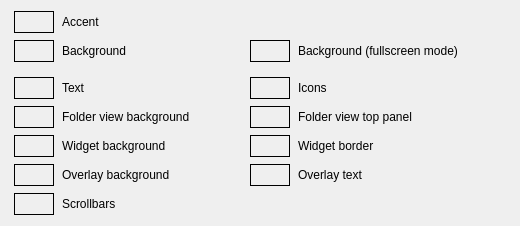
                <widget class="QWidget" name="colorsGroup" native="true">
                 <property name="accessibleName">
                  <string notr="true">SGroup</string>
                 </property>
                 <layout class="QVBoxLayout" name="verticalLayout_23">
                  <property name="spacing">
                   <number>7</number>
                  </property>
                  <property name="leftMargin">
                   <number>13</number>
                  </property>
                  <property name="topMargin">
                   <number>10</number>
                  </property>
                  <property name="rightMargin">
                   <number>13</number>
                  </property>
                  <property name="bottomMargin">
                   <number>10</number>
                  </property>
                  <item>
                   <widget class="QWidget" name="colorConfigSubgroup" native="true">
                    <layout class="QGridLayout" name="gridLayout_2">
                     <property name="leftMargin">
                      <number>1</number>
                     </property>
                     <property name="topMargin">
                      <number>1</number>
                     </property>
                     <property name="rightMargin">
                      <number>1</number>
                     </property>
                     <property name="bottomMargin">
                      <number>1</number>
                     </property>
                     <property name="horizontalSpacing">
                      <number>8</number>
                     </property>
                     <property name="verticalSpacing">
                      <number>7</number>
                     </property>
                     <item row="0" column="0">
                      <widget class="ColorSelectorButton" name="colorSelectorAccent">
                       <property name="sizePolicy">
                        <sizepolicy hsizetype="Fixed" vsizetype="Fixed">
                         <horstretch>0</horstretch>
                         <verstretch>0</verstretch>
                        </sizepolicy>
                       </property>
                       <property name="minimumSize">
                        <size>
                         <width>40</width>
                         <height>22</height>
                        </size>
                       </property>
                       <property name="cursor">
                        <cursorShape>PointingHandCursor</cursorShape>
                       </property>
                       <property name="accessibleName">
                        <string notr="true"/>
                       </property>
                       <property name="autoFillBackground">
                        <bool>true</bool>
                       </property>
                       <property name="frameShape">
                        <enum>QFrame::Box</enum>
                       </property>
                       <property name="text">
                        <string/>
                       </property>
                      </widget>
                     </item>
                     <item row="3" column="2">
                      <widget class="ColorSelectorButton" name="colorSelectorIcons">
                       <property name="sizePolicy">
                        <sizepolicy hsizetype="Fixed" vsizetype="Fixed">
                         <horstretch>0</horstretch>
                         <verstretch>0</verstretch>
                        </sizepolicy>
                       </property>
                       <property name="minimumSize">
                        <size>
                         <width>40</width>
                         <height>22</height>
                        </size>
                       </property>
                       <property name="accessibleName">
                        <string notr="true"/>
                       </property>
                       <property name="autoFillBackground">
                        <bool>true</bool>
                       </property>
                       <property name="frameShape">
                        <enum>QFrame::Box</enum>
                       </property>
                       <property name="text">
                        <string notr="true"/>
                       </property>
                      </widget>
                     </item>
                     <item row="1" column="2">
                      <widget class="ColorSelectorButton" name="colorSelectorFullscreen">
                       <property name="sizePolicy">
                        <sizepolicy hsizetype="Fixed" vsizetype="Fixed">
                         <horstretch>0</horstretch>
                         <verstretch>0</verstretch>
                        </sizepolicy>
                       </property>
                       <property name="minimumSize">
                        <size>
                         <width>40</width>
                         <height>22</height>
                        </size>
                       </property>
                       <property name="cursor">
                        <cursorShape>PointingHandCursor</cursorShape>
                       </property>
                       <property name="accessibleName">
                        <string notr="true"/>
                       </property>
                       <property name="autoFillBackground">
                        <bool>true</bool>
                       </property>
                       <property name="frameShape">
                        <enum>QFrame::Box</enum>
                       </property>
                       <property name="text">
                        <string notr="true"/>
                       </property>
                      </widget>
                     </item>
                     <item row="1" column="0">
                      <widget class="ColorSelectorButton" name="colorSelectorBackground">
                       <property name="sizePolicy">
                        <sizepolicy hsizetype="Fixed" vsizetype="Fixed">
                         <horstretch>0</horstretch>
                         <verstretch>0</verstretch>
                        </sizepolicy>
                       </property>
                       <property name="minimumSize">
                        <size>
                         <width>40</width>
                         <height>22</height>
                        </size>
                       </property>
                       <property name="cursor">
                        <cursorShape>PointingHandCursor</cursorShape>
                       </property>
                       <property name="accessibleName">
                        <string notr="true"/>
                       </property>
                       <property name="autoFillBackground">
                        <bool>true</bool>
                       </property>
                       <property name="frameShape">
                        <enum>QFrame::Box</enum>
                       </property>
                       <property name="text">
                        <string/>
                       </property>
                      </widget>
                     </item>
                     <item row="3" column="4">
                      <spacer name="horizontalSpacer_28">
                       <property name="orientation">
                        <enum>Qt::Horizontal</enum>
                       </property>
                       <property name="sizeHint" stdset="0">
                        <size>
                         <width>40</width>
                         <height>20</height>
                        </size>
                       </property>
                      </spacer>
                     </item>
                     <item row="0" column="1">
                      <widget class="QLabel" name="label_33">
                       <property name="minimumSize">
                        <size>
                         <width>180</width>
                         <height>0</height>
                        </size>
                       </property>
                       <property name="text">
                        <string>Accent</string>
                       </property>
                      </widget>
                     </item>
                     <item row="1" column="1">
                      <widget class="QLabel" name="label_34">
                       <property name="text">
                        <string>Background</string>
                       </property>
                      </widget>
                     </item>
                     <item row="1" column="3">
                      <widget class="QLabel" name="label_35">
                       <property name="text">
                        <string>Background (fullscreen mode)</string>
                       </property>
                      </widget>
                     </item>
                     <item row="6" column="2">
                      <widget class="ColorSelectorButton" name="colorSelectorOverlayText">
                       <property name="sizePolicy">
                        <sizepolicy hsizetype="Fixed" vsizetype="Fixed">
                         <horstretch>0</horstretch>
                         <verstretch>0</verstretch>
                        </sizepolicy>
                       </property>
                       <property name="minimumSize">
                        <size>
                         <width>40</width>
                         <height>22</height>
                        </size>
                       </property>
                       <property name="cursor">
                        <cursorShape>PointingHandCursor</cursorShape>
                       </property>
                       <property name="accessibleName">
                        <string notr="true"/>
                       </property>
                       <property name="autoFillBackground">
                        <bool>true</bool>
                       </property>
                       <property name="frameShape">
                        <enum>QFrame::Box</enum>
                       </property>
                       <property name="text">
                        <string/>
                       </property>
                      </widget>
                     </item>
                     <item row="3" column="1">
                      <widget class="QLabel" name="label_11">
                       <property name="text">
                        <string>Text</string>
                       </property>
                      </widget>
                     </item>
                     <item row="3" column="3">
                      <widget class="QLabel" name="label_14">
                       <property name="text">
                        <string>Icons</string>
                       </property>
                      </widget>
                     </item>
                     <item row="4" column="0">
                      <widget class="ColorSelectorButton" name="colorSelectorFolderview">
                       <property name="sizePolicy">
                        <sizepolicy hsizetype="Fixed" vsizetype="Fixed">
                         <horstretch>0</horstretch>
                         <verstretch>0</verstretch>
                        </sizepolicy>
                       </property>
                       <property name="minimumSize">
                        <size>
                         <width>40</width>
                         <height>22</height>
                        </size>
                       </property>
                       <property name="cursor">
                        <cursorShape>PointingHandCursor</cursorShape>
                       </property>
                       <property name="accessibleName">
                        <string notr="true"/>
                       </property>
                       <property name="autoFillBackground">
                        <bool>true</bool>
                       </property>
                       <property name="frameShape">
                        <enum>QFrame::Box</enum>
                       </property>
                       <property name="text">
                        <string/>
                       </property>
                      </widget>
                     </item>
                     <item row="3" column="0">
                      <widget class="ColorSelectorButton" name="colorSelectorText">
                       <property name="sizePolicy">
                        <sizepolicy hsizetype="Fixed" vsizetype="Fixed">
                         <horstretch>0</horstretch>
                         <verstretch>0</verstretch>
                        </sizepolicy>
                       </property>
                       <property name="minimumSize">
                        <size>
                         <width>40</width>
                         <height>22</height>
                        </size>
                       </property>
                       <property name="cursor">
                        <cursorShape>PointingHandCursor</cursorShape>
                       </property>
                       <property name="accessibleName">
                        <string notr="true"/>
                       </property>
                       <property name="autoFillBackground">
                        <bool>true</bool>
                       </property>
                       <property name="frameShape">
                        <enum>QFrame::Box</enum>
                       </property>
                       <property name="text">
                        <string/>
                       </property>
                      </widget>
                     </item>
                     <item row="5" column="2">
                      <widget class="ColorSelectorButton" name="colorSelectorWidgetBorder">
                       <property name="sizePolicy">
                        <sizepolicy hsizetype="Fixed" vsizetype="Fixed">
                         <horstretch>0</horstretch>
                         <verstretch>0</verstretch>
                        </sizepolicy>
                       </property>
                       <property name="minimumSize">
                        <size>
                         <width>40</width>
                         <height>22</height>
                        </size>
                       </property>
                       <property name="cursor">
                        <cursorShape>PointingHandCursor</cursorShape>
                       </property>
                       <property name="accessibleName">
                        <string notr="true"/>
                       </property>
                       <property name="autoFillBackground">
                        <bool>true</bool>
                       </property>
                       <property name="frameShape">
                        <enum>QFrame::Box</enum>
                       </property>
                       <property name="text">
                        <string/>
                       </property>
                      </widget>
                     </item>
                     <item row="6" column="1">
                      <widget class="QLabel" name="label_36">
                       <property name="text">
                        <string>Overlay background</string>
                       </property>
                      </widget>
                     </item>
                     <item row="6" column="0">
                      <widget class="ColorSelectorButton" name="colorSelectorOverlay">
                       <property name="sizePolicy">
                        <sizepolicy hsizetype="Fixed" vsizetype="Fixed">
                         <horstretch>0</horstretch>
                         <verstretch>0</verstretch>
                        </sizepolicy>
                       </property>
                       <property name="minimumSize">
                        <size>
                         <width>40</width>
                         <height>22</height>
                        </size>
                       </property>
                       <property name="cursor">
                        <cursorShape>PointingHandCursor</cursorShape>
                       </property>
                       <property name="accessibleName">
                        <string notr="true"/>
                       </property>
                       <property name="autoFillBackground">
                        <bool>true</bool>
                       </property>
                       <property name="frameShape">
                        <enum>QFrame::Box</enum>
                       </property>
                       <property name="text">
                        <string/>
                       </property>
                      </widget>
                     </item>
                     <item row="5" column="1">
                      <widget class="QLabel" name="label_21">
                       <property name="text">
                        <string>Widget background</string>
                       </property>
                      </widget>
                     </item>
                     <item row="4" column="3">
                      <widget class="QLabel" name="label_31">
                       <property name="text">
                        <string>Folder view top panel</string>
                       </property>
                      </widget>
                     </item>
                     <item row="5" column="3">
                      <widget class="QLabel" name="label_22">
                       <property name="text">
                        <string>Widget border</string>
                       </property>
                      </widget>
                     </item>
                     <item row="7" column="0">
                      <widget class="ColorSelectorButton" name="colorSelectorScrollbar">
                       <property name="sizePolicy">
                        <sizepolicy hsizetype="Fixed" vsizetype="Fixed">
                         <horstretch>0</horstretch>
                         <verstretch>0</verstretch>
                        </sizepolicy>
                       </property>
                       <property name="minimumSize">
                        <size>
                         <width>40</width>
                         <height>22</height>
                        </size>
                       </property>
                       <property name="cursor">
                        <cursorShape>PointingHandCursor</cursorShape>
                       </property>
                       <property name="accessibleName">
                        <string notr="true"/>
                       </property>
                       <property name="autoFillBackground">
                        <bool>true</bool>
                       </property>
                       <property name="frameShape">
                        <enum>QFrame::Box</enum>
                       </property>
                       <property name="text">
                        <string/>
                       </property>
                      </widget>
                     </item>
                     <item row="4" column="2">
                      <widget class="ColorSelectorButton" name="colorSelectorFolderviewPanel">
                       <property name="sizePolicy">
                        <sizepolicy hsizetype="Fixed" vsizetype="Fixed">
                         <horstretch>0</horstretch>
                         <verstretch>0</verstretch>
                        </sizepolicy>
                       </property>
                       <property name="minimumSize">
                        <size>
                         <width>40</width>
                         <height>22</height>
                        </size>
                       </property>
                       <property name="cursor">
                        <cursorShape>PointingHandCursor</cursorShape>
                       </property>
                       <property name="accessibleName">
                        <string notr="true"/>
                       </property>
                       <property name="autoFillBackground">
                        <bool>true</bool>
                       </property>
                       <property name="frameShape">
                        <enum>QFrame::Box</enum>
                       </property>
                       <property name="text">
                        <string/>
                       </property>
                      </widget>
                     </item>
                     <item row="6" column="3">
                      <widget class="QLabel" name="label_37">
                       <property name="text">
                        <string>Overlay text</string>
                       </property>
                      </widget>
                     </item>
                     <item row="5" column="0">
                      <widget class="ColorSelectorButton" name="colorSelectorWidget">
                       <property name="sizePolicy">
                        <sizepolicy hsizetype="Fixed" vsizetype="Fixed">
                         <horstretch>0</horstretch>
                         <verstretch>0</verstretch>
                        </sizepolicy>
                       </property>
                       <property name="minimumSize">
                        <size>
                         <width>40</width>
                         <height>22</height>
                        </size>
                       </property>
                       <property name="cursor">
                        <cursorShape>PointingHandCursor</cursorShape>
                       </property>
                       <property name="accessibleName">
                        <string notr="true"/>
                       </property>
                       <property name="autoFillBackground">
                        <bool>true</bool>
                       </property>
                       <property name="frameShape">
                        <enum>QFrame::Box</enum>
                       </property>
                       <property name="text">
                        <string/>
                       </property>
                      </widget>
                     </item>
                     <item row="7" column="1">
                      <widget class="QLabel" name="label_32">
                       <property name="text">
                        <string>Scrollbars</string>
                       </property>
                      </widget>
                     </item>
                     <item row="4" column="1">
                      <widget class="QLabel" name="label_23">
                       <property name="text">
                        <string>Folder view background</string>
                       </property>
                      </widget>
                     </item>
                     <item row="2" column="0" colspan="5">
                      <widget class="QWidget" name="widget_24" native="true">
                       <property name="minimumSize">
                        <size>
                         <width>0</width>
                         <height>1</height>
                        </size>
                       </property>
                       <property name="accessibleName">
                        <string notr="true">SLine</string>
                       </property>
                      </widget>
                     </item>
                    </layout>
                   </widget>
                  </item>
                 </layout>
                </widget>
